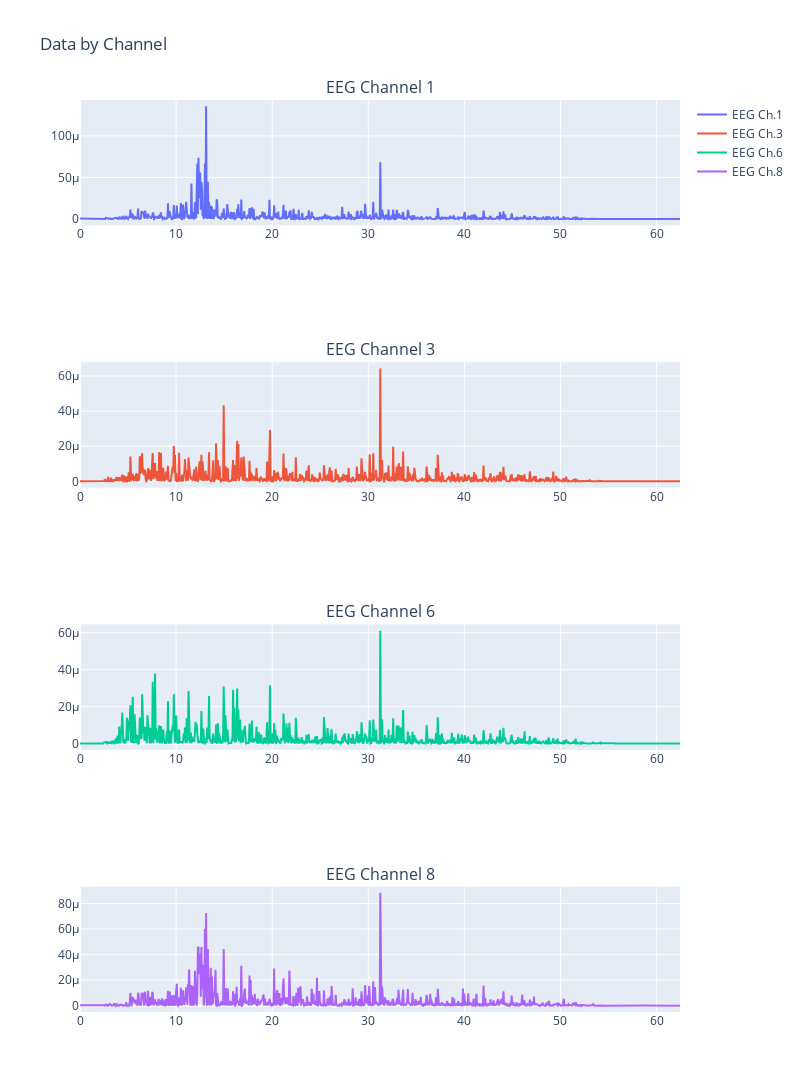

This figure's notebook cell:
### Code cell
S1.plot(ver='fq', chns=[1,3,6,8])

### Figure 1 — Plotly figure (JSON) as saved in the notebook; plotly's stock layout.template omitted (floating-point values rounded to 4 significant figures; data arrays with more than 128 entries replaced by an {"elided": "..."} marker saying what was removed)
{"data": [{"mode": "lines", "name": "EEG Ch.1", "type": "scatter", "x": {"elided": "1024 float values"}, "xaxis": "x", "y": {"elided": "1024 float values"}, "yaxis": "y"}, {"mode": "lines", "name": "EEG Ch.3", "type": "scatter", "x": {"elided": "1024 float values"}, "xaxis": "x2", "y": {"elided": "1024 float values"}, "yaxis": "y2"}, {"mode": "lines", "name": "EEG Ch.6", "type": "scatter", "x": {"elided": "1024 float values"}, "xaxis": "x3", "y": {"elided": "1024 float values"}, "yaxis": "y3"}, {"mode": "lines", "name": "EEG Ch.8", "type": "scatter", "x": {"elided": "1024 float values"}, "xaxis": "x4", "y": {"elided": "1024 float values"}, "yaxis": "y4"}], "layout": {"annotations": [{"font": {"size": 16}, "showarrow": false, "text": "EEG Channel 1", "x": 0.5, "xanchor": "center", "xref": "paper", "y": 1, "yanchor": "bottom", "yref": "paper"}, {"font": {"size": 16}, "showarrow": false, "text": "EEG Channel 3", "x": 0.5, "xanchor": "center", "xref": "paper", "y": 0.7125, "yanchor": "bottom", "yref": "paper"}, {"font": {"size": 16}, "showarrow": false, "text": "EEG Channel 6", "x": 0.5, "xanchor": "center", "xref": "paper", "y": 0.425, "yanchor": "bottom", "yref": "paper"}, {"font": {"size": 16}, "showarrow": false, "text": "EEG Channel 8", "x": 0.5, "xanchor": "center", "xref": "paper", "y": 0.1375, "yanchor": "bottom", "yref": "paper"}], "height": 1200, "title": {"text": "Data by Channel"}, "width": 800, "xaxis": {"anchor": "y", "domain": [0, 1]}, "xaxis2": {"anchor": "y2", "domain": [0, 1]}, "xaxis3": {"anchor": "y3", "domain": [0, 1]}, "xaxis4": {"anchor": "y4", "domain": [0, 1]}, "yaxis": {"anchor": "x", "domain": [0.8625, 1]}, "yaxis2": {"anchor": "x2", "domain": [0.575, 0.7125]}, "yaxis3": {"anchor": "x3", "domain": [0.2875, 0.425]}, "yaxis4": {"anchor": "x4", "domain": [0, 0.1375]}}}
